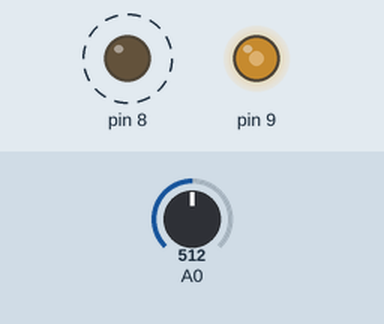
Simulated run of this sketch. Board: Arduino Uno, built with avr-gcc and run on an emulated ATmega328P. On the bench: output pins drawn as LEDs (lit = HIGH). Dashed ring = blinking. Inputs (shaded band) come from the test bench; at power-on: A0 = 512. What the sketch prints to the serial monitor is not drawn.

Above: at 1.28 s.
1.3 s: A0 set to 716
At 1.41 s:
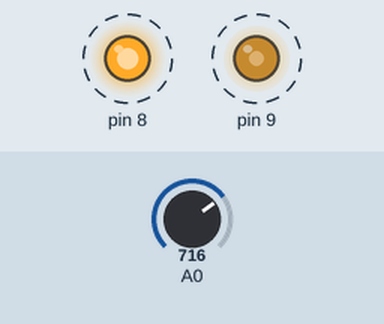
4.3 s: A0 set to 900
Timing chart, 0 to 13.3 s (numbered marks = the images above; inputs shaded):
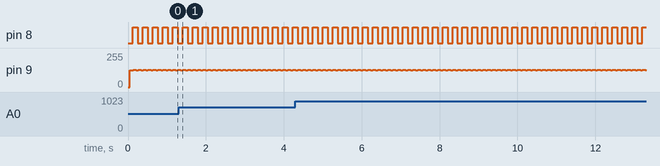

Measured:
- by itself, pin 8: alternates HIGH for 0.13 s and LOW for 0.13 s
- by itself, pin 9: alternates 128/255 for 0.08 s and 127/255 for 0.05 s

The sketch:

Arduino_sensing.ino
```cpp
//****************************************************************************************
// Illutron take on Disney style capacitive touch sensor using only passives and Arduino
// Dzl 2012
//****************************************************************************************

//                              10n
// PIN 9 --[10k]-+-----10mH---+--||-- OBJECT
//               |            |
//              3.3k          |
//               |            V 1N4148 diode
//              GND           |
//                            |
//Analog 0 ---+------+--------+
//            |      |
//          100pf   1MOmhm
//            |      |
//           GND    GND

#define SET(x,y) (x |=(1<<y))				//-Bit set/clear macros
#define CLR(x,y) (x &= (~(1<<y)))       		// |
#define CHK(x,y) (x & (1<<y))           		// |
#define TOG(x,y) (x^=(1<<y))            		//-+

#define N 160  //How many frequencies

float results[N];            // -Filtered result buffer
float freq[N];               // -Filtered result buffer
int sizeOfArray = N;

void setup() {
  TCCR1A=0b10000010;        // -Set up frequency generator
  TCCR1B=0b00011001;        // -+
  ICR1=110;
  OCR1A=55;

  pinMode(9,OUTPUT);        // -Signal generator pin
  pinMode(8,OUTPUT);        // -Sync (test) pin

  Serial.begin(115200);

  for(int i=0;i<N;i++)      // -Preset results
    results[i]=0;           // -+
}

void loop() {
  unsigned int d;
  int counter = 0;

  for(unsigned int d=0;d<N;d++) {
    int v=analogRead(0);    // -Read response signal
    CLR(TCCR1B,0);          // -Stop generator
    TCNT1=0;                // -Reload new frequency
    ICR1=d;                 //  |
    OCR1A=d/2;              // -+
    SET(TCCR1B,0);          // -Restart generator

    results[d]=results[d]*0.5+(float)(v)*0.5; //Filter results
    freq[d] = d;
  }

  PlottArray(1,freq,results);
  TOG(PORTB,0);  // -Toggle pin 8 after each sweep (good for scope)
}
```

SendData.ino
```cpp
byte yMSB=0, yLSB=0, xMSB=0, xLSB=0, zeroByte=128, Checksum=0;

void SendData(int Command, unsigned int yValue,unsigned int xValue){

   yLSB=lowByte(yValue);   // yの値(16bit)の後半8bit
   yMSB=highByte(yValue);  // yの値(16bit)の前半8bit
   xLSB=lowByte(xValue);   // xの値(16bit)の後半8bit
   xMSB=highByte(xValue);  // xの値(16bit)の前半8bit

   // 空白(0Byte)の値がある場所を記録
   zeroByte = 128;                                   // 10000000

   if(yLSB==0){ yLSB=1; zeroByte=zeroByte+1;}        // 1bit目を1に
   if(yMSB==0){ yMSB=1; zeroByte=zeroByte+2;}        // 2bit目を1に
   if(xLSB==0){ xLSB=1; zeroByte=zeroByte+4;}        // 3bit目を1に
   if(xMSB==0){ xMSB=1; zeroByte=zeroByte+8;}        // 4bit目を1に

   Checksum = (Command + yMSB + yLSB + xMSB + xLSB + zeroByte) % 255;

   if( Checksum !=0 ){
     Serial.write(byte(0));            // 先頭のビット
     Serial.write(byte(Command));      // どのグラフを描画するのかを指定するコマンド

     Serial.write(byte(yMSB));         // Yの値の前半8bit(1Byte)を送信
     Serial.write(byte(yLSB));         // Yの値の後半8bit(1Byte)を送信
     Serial.write(byte(xMSB));         // Xの値の前半8bit(1Byte)を送信
     Serial.write(byte(xLSB));         // Xの値の後半8bit(1Byte)を送信

     Serial.write(byte(zeroByte));     // どの値に0があるのかを送信
     Serial.write(byte(Checksum));     // チェック用バイト
   }
}

void PlottArray(unsigned int Cmd,float Array1[],float Array2[]){
  SendData(Cmd+1, 1,1);                        // Tell PC an array is about to be sent
  delay(1);

  for(int x=0;  x < sizeOfArray;  x++){     // Send the arrays
    SendData(Cmd, round(Array1[x]),round(Array2[x]));
  }

  SendData(Cmd+2, 1,1);                        // Confirm arrrays have been sent
}
```
